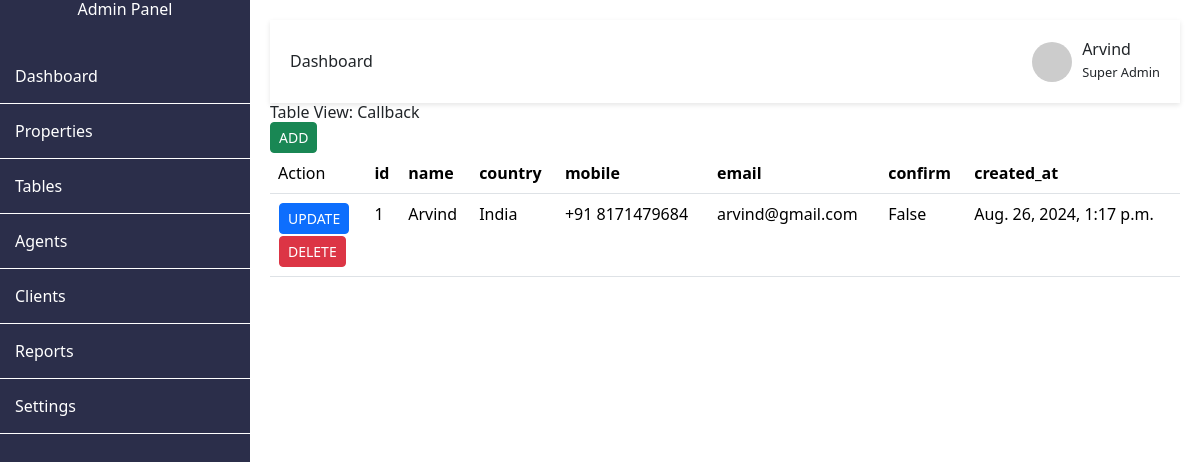
The app's page /administrator/views_table/Callback (signed in), older data.
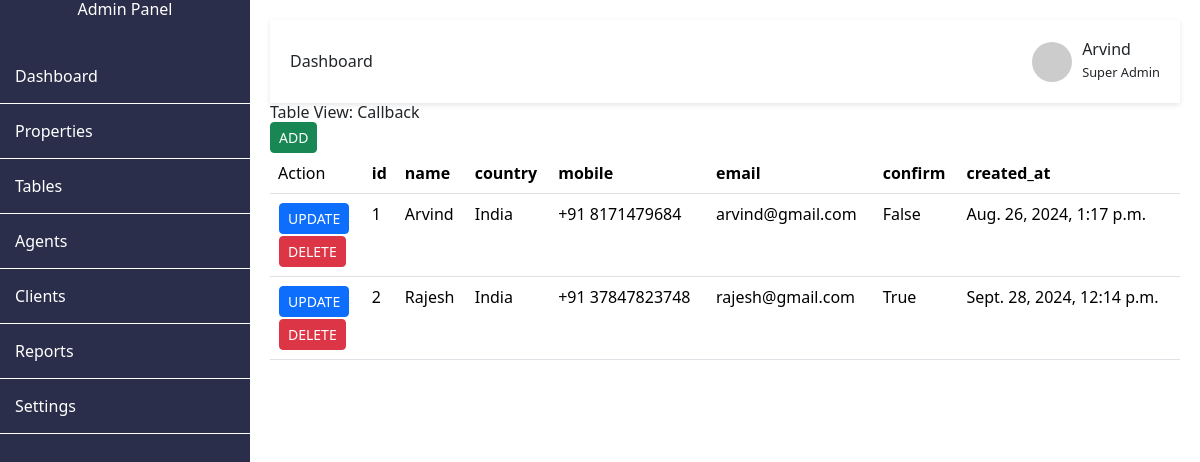
The same page, newer data.
### myapp/models.py (models this page shows, shortened)
class Callback(models.Model):
    name = models.CharField(max_length=25,default='')
    country = models.CharField(max_length=50,default='')
    mobile = models.CharField(max_length=20,default='')
    email = models.EmailField(max_length=100,default='')
    confirm = models.BooleanField()
    created_at=models.DateTimeField(auto_now=True,null=True)

### myapp/views.py (the view)
# urls.py: path("administrator/views_table/<str:name>", views.views_table, name="views_table"),
@login_required
def views_table(request, name):
    model = None
    try:
        model = apps.get_model('myapp', name)
    except LookupError:
        try:
            model = apps.get_model('api', name)
        except LookupError:
            return HttpResponse(f"No model found with name: {name}", status=404)
    tables_data = model.objects.all().values()  # Convert QuerySet to a list of dicts
    table_df = pd.DataFrame(list(tables_data))
    if table_df.empty:
        return HttpResponse(f"No data available for model: {name}", status=404)
    columns_name = table_df.columns.tolist()
    zipped_data = [zip(columns_name, obj.values()) for obj in tables_data]
    full_url = request.build_absolute_uri()
    last_url_word = full_url.rstrip('/').split('/')[-1]
    context = {
        "zipped_data": zipped_data,
        'last_url_word': last_url_word,
        'columns_name': columns_name,
    }
    return render(request, 'administrator/table_html.html', context)

### templates/administrator/table_html.html (shortened to what this page needs)
{% extends 'administrator/base.html' %}
{% block content %}
<h1>Table View: {{ last_url_word }}</h1>
<tr><td><a href="{% url 'add_table_data' last_url_word %}"><div class="btn btn-sm btn-success">ADD</div></a></td></tr>
<div style="overflow-x: scroll;">
    <table class="table">
        <thead>
            <tr>
                <td>Action</td>
                {% for col in columns_name %}
                    <th>{{ col }}</th>
                {% endfor %}
            </tr>
        </thead>
        <tbody>
            {% for row in zipped_data %}
                <tr>
                    {% for col,value in row %}
                        {% if col == "id" %}
                            <td><div style="float:none;">
                                <table>
                                    <tr><td><a href="{% url 'update_record' last_url_word value %}"><div class="btn btn-sm btn-primary">UPDATE</div></a></td></tr>
                                    <tr><td><a href="{% url 'delete_record' last_url_word value %}"><div class="btn btn-sm btn-danger">DELETE</div></a></td></tr>
                                </table>
                                </div>
                            </td>
                            <td>{{value}}</td>
                        {% elif col == "description" %}
                            <td class="description-cell" style="width:200px;">{{ value }}</td>
                        {% elif col == "picture" %}
                            <td><img src="../media/{{value}}" alt="image"></td>
                        {% else %}
                            <td>{{ value }}</td>
                        {% endif %}
                    {% endfor %}
                </tr>
            {% endfor %}
        </tbody>
    </table>
</div>
</body>
</html>
</html>
{% endblock content %}

Row changes from the older to the newer data that the page shows:
added Callback: row "Rajesh" "India" "+91 37847823748" "rajesh@gmail.com" "Sept. 28, 2024, 12:14 p.m."
Text that changed along with them:
new list line: "UPDATE DELETE 2 True"
